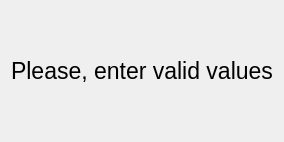
<?xml version="1.0" encoding="UTF-8"?>
<ui version="4.0">
 <class>ErrorDialog</class>
 <widget class="QDialog" name="ErrorDialog">
  <property name="geometry">
   <rect>
    <x>0</x>
    <y>0</y>
    <width>254</width>
    <height>142</height>
   </rect>
  </property>
  <property name="windowTitle">
   <string>Dialog</string>
  </property>
  <layout class="QGridLayout" name="gridLayout">
   <item row="0" column="0">
    <widget class="QLabel" name="label">
     <property name="font">
      <font>
       <pointsize>17</pointsize>
      </font>
     </property>
     <property name="text">
      <string>Please, enter valid values</string>
     </property>
     <property name="alignment">
      <set>Qt::AlignCenter</set>
     </property>
    </widget>
   </item>
  </layout>
 </widget>
 <resources/>
 <connections/>
</ui>
